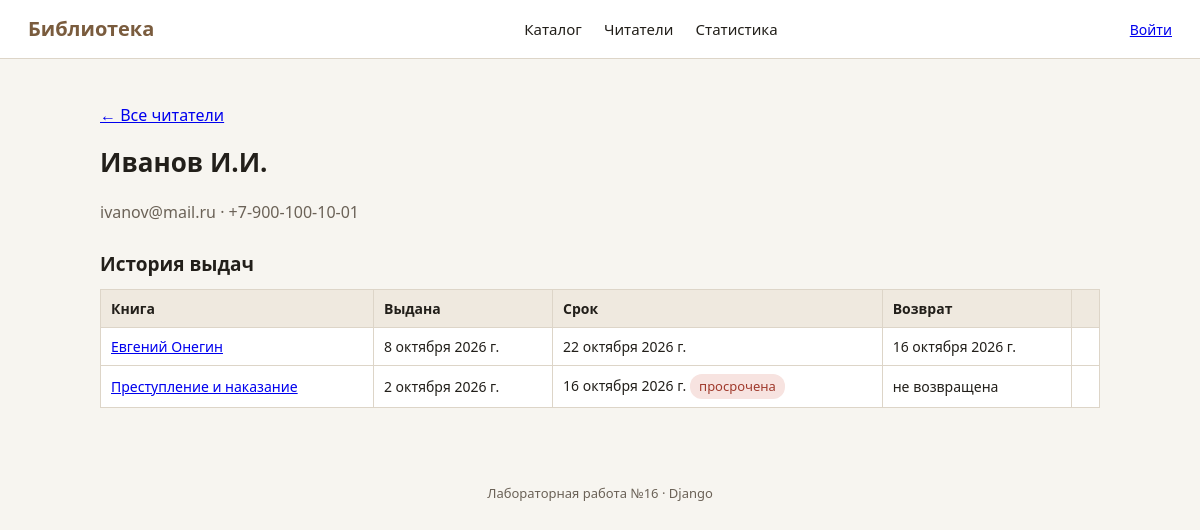
The app's page /readers/1/ with its own data.
### library/models.py (models this page shows, shortened)
class Reader(models.Model):
    full_name = models.CharField("ФИО", max_length=120)
    email = models.EmailField("e-mail", unique=True)
    phone = models.CharField("телефон", max_length=30, blank=True)
    registered_at = models.DateField("дата регистрации", default=date.today)
    class Meta:
        ordering = ["full_name"]
        verbose_name = "Читатель"
        verbose_name_plural = "Читатели"

class Loan(models.Model):
    book = models.ForeignKey(
        Book,
        verbose_name="книга",
        on_delete=models.CASCADE,
        related_name="loans",
    )
    reader = models.ForeignKey(
        Reader,
        verbose_name="читатель",
        on_delete=models.CASCADE,
        related_name="loans",
    )
    loan_date = models.DateField("дата выдачи", default=date.today)
    due_date = models.DateField("срок возврата")
    return_date = models.DateField("дата возврата", null=True, blank=True)
    class Meta:
        ordering = ["-loan_date", "-id"]
        verbose_name = "Выдача"
        verbose_name_plural = "Выдачи"
        constraints = [
            models.CheckConstraint(
                condition=models.Q(due_date__gte=models.F("loan_date")),
                name="ck_loan_dates",
            )
        ]
    @property
    def is_overdue(self) -> bool:
        return self.return_date is None and self.due_date < date.today()

class Book(models.Model):
    title = models.CharField("название", max_length=200, db_index=True)
    author = models.ForeignKey(
        Author,
        verbose_name="автор",
        on_delete=models.CASCADE,
        related_name="books",
    )
    genres = models.ManyToManyField(Genre, verbose_name="жанры", related_name="books", blank=True)
    year = models.PositiveIntegerField(
        "год издания",
        validators=[MinValueValidator(1400), MaxValueValidator(2100)],
    )
    isbn = models.CharField("ISBN", max_length=13, unique=True)
    price = models.DecimalField(
        "цена",
        max_digits=10,
        decimal_places=2,
        validators=[MinValueValidator(0)],
        default=0,
    )
    copies_total = models.PositiveIntegerField("всего экземпляров", default=1)
    copies_available = models.PositiveIntegerField("доступно", default=1)
    description = models.TextField("описание", blank=True)
    class Meta:
        ordering = ["title"]
        verbose_name = "Книга"
        verbose_name_plural = "Книги"
        constraints = [
            models.CheckConstraint(
                condition=models.Q(year__gte=1400, year__lte=2100),
                name="ck_book_year",
            ),
            models.CheckConstraint(
                condition=models.Q(copies_available__lte=models.F("copies_total")),
                name="ck_book_copies",
            ),
        ]

### library/views.py (the view)
# urls.py: path("readers/<int:pk>/", views.reader_detail, name="reader_detail"),
def reader_detail(request, pk: int):
    reader = get_object_or_404(Reader, pk=pk)
    context = {
        "reader": reader,
        "loans": reader.loans.select_related("book").order_by("-loan_date"),
    }
    return render(request, "library/reader_detail.html", context)

### templates/library/reader_detail.html (shortened to what this page needs)
{% extends "base.html" %}
{% block content %}
<p><a href="{% url 'library:readers' %}">← Все читатели</a></p>
<h1>{{ reader.full_name }}</h1>
<p class="subtitle">{{ reader.email }} · {{ reader.phone|default:"телефон не указан" }}</p>
<h2>История выдач</h2>
{% if loans %}
<table class="table">
    <thead><tr><th>Книга</th><th>Выдана</th><th>Срок</th><th>Возврат</th><th></th></tr></thead>
    <tbody>
    {% for loan in loans %}
        <tr>
            <td><a href="{% url 'library:book_detail' loan.book.pk %}">{{ loan.book.title }}</a></td>
            <td>{{ loan.loan_date }}</td>
            <td>{{ loan.due_date }}{% if loan.is_overdue %} <span class="tag tag--danger">просрочена</span>{% endif %}</td>
            <td>{{ loan.return_date|default:"не возвращена" }}</td>
            <td>
            </td>
        </tr>
    {% endfor %}
    </tbody>
</table>
{% else %}
<p class="empty">Выдач нет.</p>
{% endif %}
{% endblock %}

### static/css/style.css (style rules this page uses)
:root { --bg: #f7f5f0; --ink: #221f1a; --accent: #7a5c3e; --border: #ddd5c8; --card: #ffffff; }
* { box-sizing: border-box; }
body { margin: 0; background: var(--bg); color: var(--ink); font-family: "Segoe UI", "PT Sans", sans-serif; line-height: 1.5; }
h1 { font-size: 26px; margin: 8px 0 18px; }
h2 { font-size: 19px; margin: 26px 0 10px; }
.table { width: 100%; border-collapse: collapse; background: var(--card); }
.table th, .table td { border: 1px solid var(--border); padding: 8px 10px; text-align: left; font-size: 14px; }
.table th { background: #efe9df; }
.tag { display: inline-block; background: #efe9df; padding: 3px 9px; border-radius: 12px; margin-right: 8px; font-size: 13px; }
.subtitle { color: #6b6257; }
.tag--danger { background: #f7e3e0; color: #a03a2c; }

### records on screen
Reader: full_name "Иванов И.И.", email "ivanov@mail.ru", phone "+7-900-100-10-01"
Loan: book "Евгений Онегин", loan_date "8 октября 2026 г.", due_date "22 октября 2026 г.", return_date "16 октября 2026 г."
Loan: book "Преступление и наказание", loan_date "2 октября 2026 г.", due_date "16 октября 2026 г.", shows "просрочена", return_date "не возвращена"
